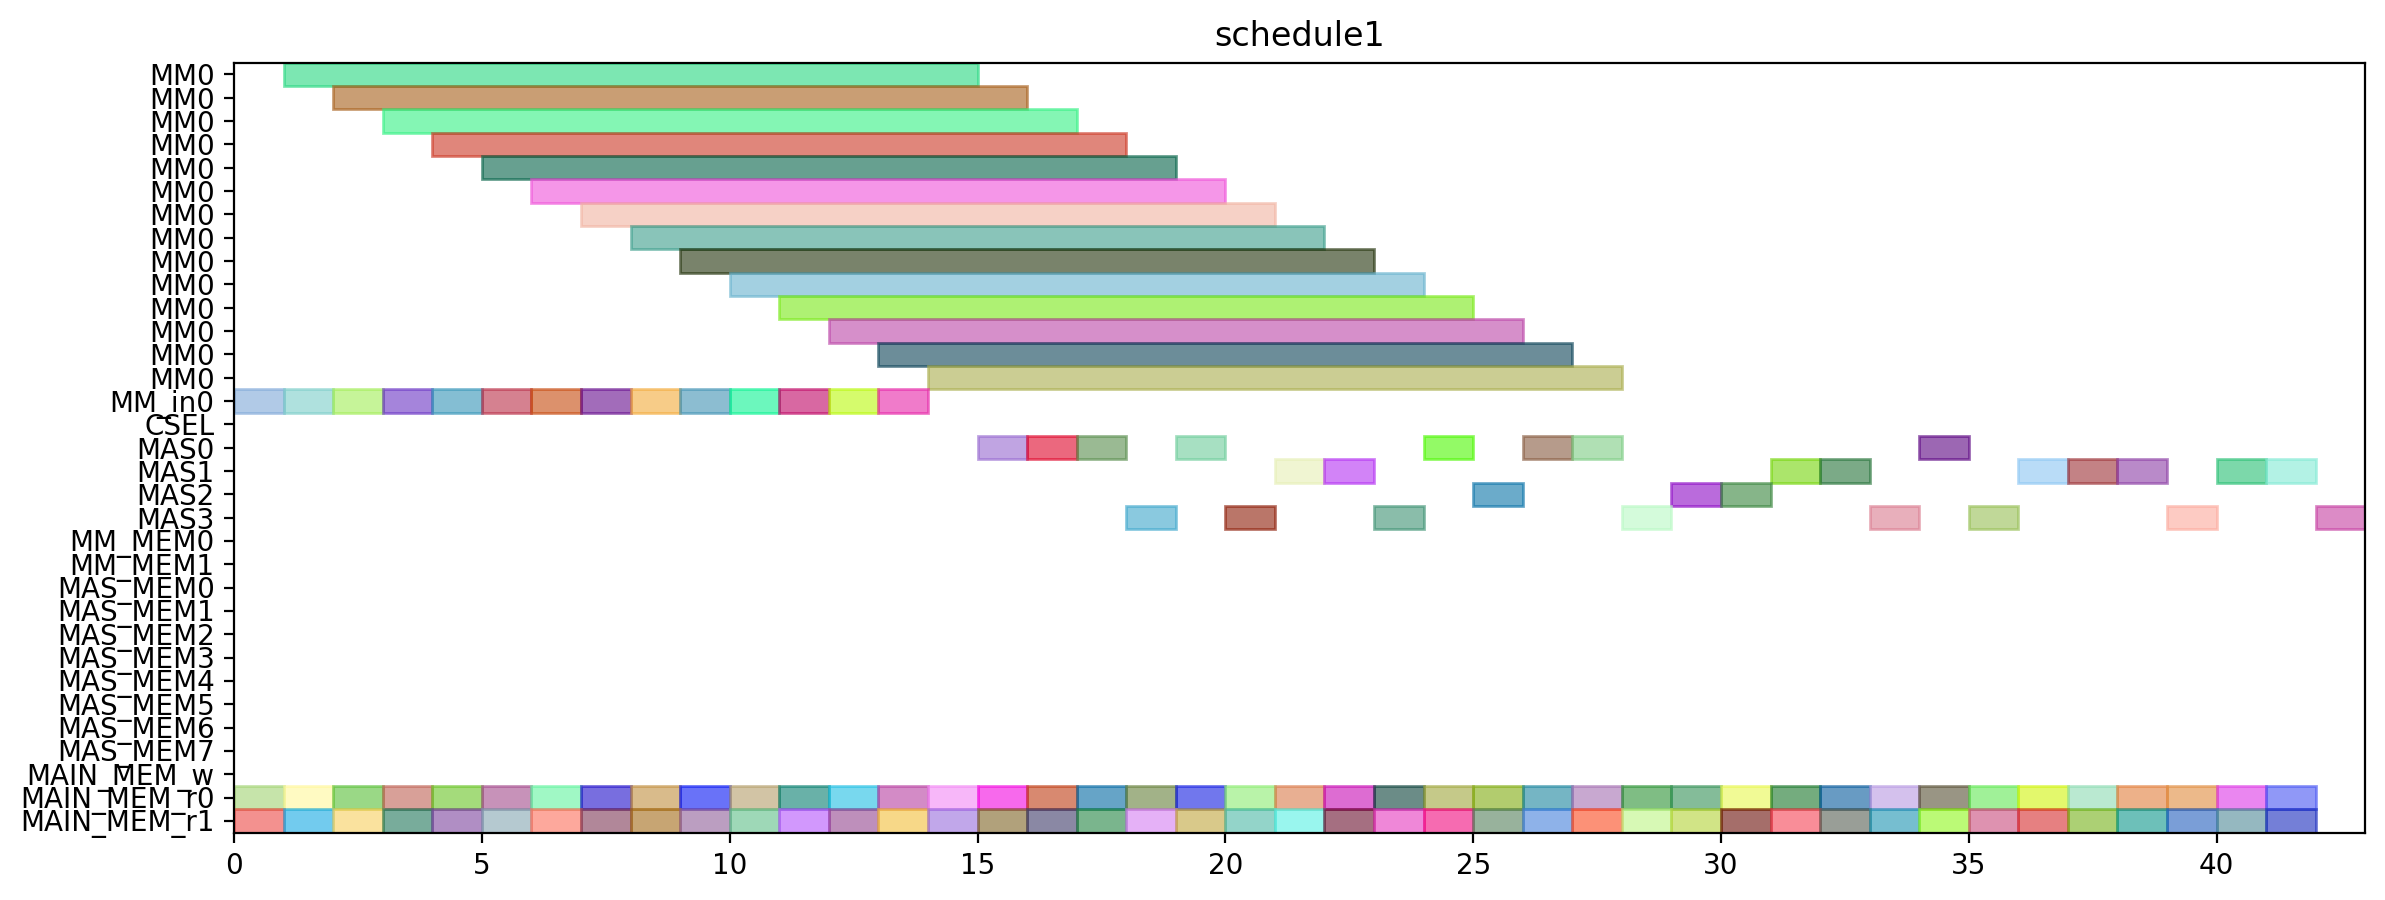

Reproduce this figure in Python.
from pyschedule import Scenario, solvers, plotters, alt


def solve():
	horizon = 151
	S = Scenario("schedule1", horizon=horizon)

	# resource
	MM = S.Resources('MM', num=1, size=14)
	MM_in = S.Resources('MM_in', num=1)
	CSEL = S.Resource('CSEL')
	MAS = S.Resources('MAS', num=4, size=1, periods=range(1, horizon))
	MM_MEM = S.Resources('MM_MEM', num=2)
	MAS_MEM = S.Resources('MAS_MEM', num=8)
	MAIN_MEM_w = S.Resource('MAIN_MEM_w', size=1)
	MAIN_MEM_r = S.Resources('MAIN_MEM_r', num=2)

	# result of previous scheduling
	t4_t8_t1_in = S.Task('t4_t8_t1_in', length=1, delay_cost=1)
	S += t4_t8_t1_in >= 0
	t4_t8_t1_in += MM_in[0]

	t4_t8_t1_mem0 = S.Task('t4_t8_t1_mem0', length=1, delay_cost=1)
	S += t4_t8_t1_mem0 >= 0
	t4_t8_t1_mem0 += MAIN_MEM_r[0]

	t4_t8_t1_mem1 = S.Task('t4_t8_t1_mem1', length=1, delay_cost=1)
	S += t4_t8_t1_mem1 >= 0
	t4_t8_t1_mem1 += MAIN_MEM_r[1]

	t4_t0_t1_in = S.Task('t4_t0_t1_in', length=1, delay_cost=1)
	S += t4_t0_t1_in >= 1
	t4_t0_t1_in += MM_in[0]

	t4_t0_t1_mem0 = S.Task('t4_t0_t1_mem0', length=1, delay_cost=1)
	S += t4_t0_t1_mem0 >= 1
	t4_t0_t1_mem0 += MAIN_MEM_r[0]

	t4_t0_t1_mem1 = S.Task('t4_t0_t1_mem1', length=1, delay_cost=1)
	S += t4_t0_t1_mem1 >= 1
	t4_t0_t1_mem1 += MAIN_MEM_r[1]

	t4_t8_t1 = S.Task('t4_t8_t1', length=14, delay_cost=1)
	S += t4_t8_t1 >= 1
	t4_t8_t1 += MM[0]

	t2_t0_in = S.Task('t2_t0_in', length=1, delay_cost=1)
	S += t2_t0_in >= 2
	t2_t0_in += MM_in[0]

	t2_t0_mem0 = S.Task('t2_t0_mem0', length=1, delay_cost=1)
	S += t2_t0_mem0 >= 2
	t2_t0_mem0 += MAIN_MEM_r[0]

	t2_t0_mem1 = S.Task('t2_t0_mem1', length=1, delay_cost=1)
	S += t2_t0_mem1 >= 2
	t2_t0_mem1 += MAIN_MEM_r[1]

	t4_t0_t1 = S.Task('t4_t0_t1', length=14, delay_cost=1)
	S += t4_t0_t1 >= 2
	t4_t0_t1 += MM[0]

	t2_t0 = S.Task('t2_t0', length=14, delay_cost=1)
	S += t2_t0 >= 3
	t2_t0 += MM[0]

	t4_t0_t0_in = S.Task('t4_t0_t0_in', length=1, delay_cost=1)
	S += t4_t0_t0_in >= 3
	t4_t0_t0_in += MM_in[0]

	t4_t0_t0_mem0 = S.Task('t4_t0_t0_mem0', length=1, delay_cost=1)
	S += t4_t0_t0_mem0 >= 3
	t4_t0_t0_mem0 += MAIN_MEM_r[0]

	t4_t0_t0_mem1 = S.Task('t4_t0_t0_mem1', length=1, delay_cost=1)
	S += t4_t0_t0_mem1 >= 3
	t4_t0_t0_mem1 += MAIN_MEM_r[1]

	t4_t0_t0 = S.Task('t4_t0_t0', length=14, delay_cost=1)
	S += t4_t0_t0 >= 4
	t4_t0_t0 += MM[0]

	t4_t1_t1_in = S.Task('t4_t1_t1_in', length=1, delay_cost=1)
	S += t4_t1_t1_in >= 4
	t4_t1_t1_in += MM_in[0]

	t4_t1_t1_mem0 = S.Task('t4_t1_t1_mem0', length=1, delay_cost=1)
	S += t4_t1_t1_mem0 >= 4
	t4_t1_t1_mem0 += MAIN_MEM_r[0]

	t4_t1_t1_mem1 = S.Task('t4_t1_t1_mem1', length=1, delay_cost=1)
	S += t4_t1_t1_mem1 >= 4
	t4_t1_t1_mem1 += MAIN_MEM_r[1]

	t4_t1_t0_in = S.Task('t4_t1_t0_in', length=1, delay_cost=1)
	S += t4_t1_t0_in >= 5
	t4_t1_t0_in += MM_in[0]

	t4_t1_t0_mem0 = S.Task('t4_t1_t0_mem0', length=1, delay_cost=1)
	S += t4_t1_t0_mem0 >= 5
	t4_t1_t0_mem0 += MAIN_MEM_r[0]

	t4_t1_t0_mem1 = S.Task('t4_t1_t0_mem1', length=1, delay_cost=1)
	S += t4_t1_t0_mem1 >= 5
	t4_t1_t0_mem1 += MAIN_MEM_r[1]

	t4_t1_t1 = S.Task('t4_t1_t1', length=14, delay_cost=1)
	S += t4_t1_t1 >= 5
	t4_t1_t1 += MM[0]

	t1_t0_in = S.Task('t1_t0_in', length=1, delay_cost=1)
	S += t1_t0_in >= 6
	t1_t0_in += MM_in[0]

	t1_t0_mem0 = S.Task('t1_t0_mem0', length=1, delay_cost=1)
	S += t1_t0_mem0 >= 6
	t1_t0_mem0 += MAIN_MEM_r[0]

	t1_t0_mem1 = S.Task('t1_t0_mem1', length=1, delay_cost=1)
	S += t1_t0_mem1 >= 6
	t1_t0_mem1 += MAIN_MEM_r[1]

	t4_t1_t0 = S.Task('t4_t1_t0', length=14, delay_cost=1)
	S += t4_t1_t0 >= 6
	t4_t1_t0 += MM[0]

	t1_t0 = S.Task('t1_t0', length=14, delay_cost=1)
	S += t1_t0 >= 7
	t1_t0 += MM[0]

	t4_t2_t0_in = S.Task('t4_t2_t0_in', length=1, delay_cost=1)
	S += t4_t2_t0_in >= 7
	t4_t2_t0_in += MM_in[0]

	t4_t2_t0_mem0 = S.Task('t4_t2_t0_mem0', length=1, delay_cost=1)
	S += t4_t2_t0_mem0 >= 7
	t4_t2_t0_mem0 += MAIN_MEM_r[0]

	t4_t2_t0_mem1 = S.Task('t4_t2_t0_mem1', length=1, delay_cost=1)
	S += t4_t2_t0_mem1 >= 7
	t4_t2_t0_mem1 += MAIN_MEM_r[1]

	t0_t1_in = S.Task('t0_t1_in', length=1, delay_cost=1)
	S += t0_t1_in >= 8
	t0_t1_in += MM_in[0]

	t0_t1_mem0 = S.Task('t0_t1_mem0', length=1, delay_cost=1)
	S += t0_t1_mem0 >= 8
	t0_t1_mem0 += MAIN_MEM_r[0]

	t0_t1_mem1 = S.Task('t0_t1_mem1', length=1, delay_cost=1)
	S += t0_t1_mem1 >= 8
	t0_t1_mem1 += MAIN_MEM_r[1]

	t4_t2_t0 = S.Task('t4_t2_t0', length=14, delay_cost=1)
	S += t4_t2_t0 >= 8
	t4_t2_t0 += MM[0]

	t0_t1 = S.Task('t0_t1', length=14, delay_cost=1)
	S += t0_t1 >= 9
	t0_t1 += MM[0]

	t4_t8_t0_in = S.Task('t4_t8_t0_in', length=1, delay_cost=1)
	S += t4_t8_t0_in >= 9
	t4_t8_t0_in += MM_in[0]

	t4_t8_t0_mem0 = S.Task('t4_t8_t0_mem0', length=1, delay_cost=1)
	S += t4_t8_t0_mem0 >= 9
	t4_t8_t0_mem0 += MAIN_MEM_r[0]

	t4_t8_t0_mem1 = S.Task('t4_t8_t0_mem1', length=1, delay_cost=1)
	S += t4_t8_t0_mem1 >= 9
	t4_t8_t0_mem1 += MAIN_MEM_r[1]

	t4_t2_t1_in = S.Task('t4_t2_t1_in', length=1, delay_cost=1)
	S += t4_t2_t1_in >= 10
	t4_t2_t1_in += MM_in[0]

	t4_t2_t1_mem0 = S.Task('t4_t2_t1_mem0', length=1, delay_cost=1)
	S += t4_t2_t1_mem0 >= 10
	t4_t2_t1_mem0 += MAIN_MEM_r[0]

	t4_t2_t1_mem1 = S.Task('t4_t2_t1_mem1', length=1, delay_cost=1)
	S += t4_t2_t1_mem1 >= 10
	t4_t2_t1_mem1 += MAIN_MEM_r[1]

	t4_t8_t0 = S.Task('t4_t8_t0', length=14, delay_cost=1)
	S += t4_t8_t0 >= 10
	t4_t8_t0 += MM[0]

	t2_t1_in = S.Task('t2_t1_in', length=1, delay_cost=1)
	S += t2_t1_in >= 11
	t2_t1_in += MM_in[0]

	t2_t1_mem0 = S.Task('t2_t1_mem0', length=1, delay_cost=1)
	S += t2_t1_mem0 >= 11
	t2_t1_mem0 += MAIN_MEM_r[0]

	t2_t1_mem1 = S.Task('t2_t1_mem1', length=1, delay_cost=1)
	S += t2_t1_mem1 >= 11
	t2_t1_mem1 += MAIN_MEM_r[1]

	t4_t2_t1 = S.Task('t4_t2_t1', length=14, delay_cost=1)
	S += t4_t2_t1 >= 11
	t4_t2_t1 += MM[0]

	t1_t1_in = S.Task('t1_t1_in', length=1, delay_cost=1)
	S += t1_t1_in >= 12
	t1_t1_in += MM_in[0]

	t1_t1_mem0 = S.Task('t1_t1_mem0', length=1, delay_cost=1)
	S += t1_t1_mem0 >= 12
	t1_t1_mem0 += MAIN_MEM_r[0]

	t1_t1_mem1 = S.Task('t1_t1_mem1', length=1, delay_cost=1)
	S += t1_t1_mem1 >= 12
	t1_t1_mem1 += MAIN_MEM_r[1]

	t2_t1 = S.Task('t2_t1', length=14, delay_cost=1)
	S += t2_t1 >= 12
	t2_t1 += MM[0]

	t0_t0_in = S.Task('t0_t0_in', length=1, delay_cost=1)
	S += t0_t0_in >= 13
	t0_t0_in += MM_in[0]

	t0_t0_mem0 = S.Task('t0_t0_mem0', length=1, delay_cost=1)
	S += t0_t0_mem0 >= 13
	t0_t0_mem0 += MAIN_MEM_r[0]

	t0_t0_mem1 = S.Task('t0_t0_mem1', length=1, delay_cost=1)
	S += t0_t0_mem1 >= 13
	t0_t0_mem1 += MAIN_MEM_r[1]

	t1_t1 = S.Task('t1_t1', length=14, delay_cost=1)
	S += t1_t1 >= 13
	t1_t1 += MM[0]

	t0_t0 = S.Task('t0_t0', length=14, delay_cost=1)
	S += t0_t0 >= 14
	t0_t0 += MM[0]

	t2_t3_mem0 = S.Task('t2_t3_mem0', length=1, delay_cost=1)
	S += t2_t3_mem0 >= 14
	t2_t3_mem0 += MAIN_MEM_r[0]

	t2_t3_mem1 = S.Task('t2_t3_mem1', length=1, delay_cost=1)
	S += t2_t3_mem1 >= 14
	t2_t3_mem1 += MAIN_MEM_r[1]

	t1_t2_mem0 = S.Task('t1_t2_mem0', length=1, delay_cost=1)
	S += t1_t2_mem0 >= 15
	t1_t2_mem0 += MAIN_MEM_r[0]

	t1_t2_mem1 = S.Task('t1_t2_mem1', length=1, delay_cost=1)
	S += t1_t2_mem1 >= 15
	t1_t2_mem1 += MAIN_MEM_r[1]

	t2_t3 = S.Task('t2_t3', length=1, delay_cost=1)
	S += t2_t3 >= 15
	t2_t3 += MAS[0]

	t1_t2 = S.Task('t1_t2', length=1, delay_cost=1)
	S += t1_t2 >= 16
	t1_t2 += MAS[0]

	t4_t0_t3_mem0 = S.Task('t4_t0_t3_mem0', length=1, delay_cost=1)
	S += t4_t0_t3_mem0 >= 16
	t4_t0_t3_mem0 += MAIN_MEM_r[0]

	t4_t0_t3_mem1 = S.Task('t4_t0_t3_mem1', length=1, delay_cost=1)
	S += t4_t0_t3_mem1 >= 16
	t4_t0_t3_mem1 += MAIN_MEM_r[1]

	t0_t3_mem0 = S.Task('t0_t3_mem0', length=1, delay_cost=1)
	S += t0_t3_mem0 >= 17
	t0_t3_mem0 += MAIN_MEM_r[0]

	t0_t3_mem1 = S.Task('t0_t3_mem1', length=1, delay_cost=1)
	S += t0_t3_mem1 >= 17
	t0_t3_mem1 += MAIN_MEM_r[1]

	t4_t0_t3 = S.Task('t4_t0_t3', length=1, delay_cost=1)
	S += t4_t0_t3 >= 17
	t4_t0_t3 += MAS[0]

	t0_t3 = S.Task('t0_t3', length=1, delay_cost=1)
	S += t0_t3 >= 18
	t0_t3 += MAS[3]

	t4_t0_t2_mem0 = S.Task('t4_t0_t2_mem0', length=1, delay_cost=1)
	S += t4_t0_t2_mem0 >= 18
	t4_t0_t2_mem0 += MAIN_MEM_r[0]

	t4_t0_t2_mem1 = S.Task('t4_t0_t2_mem1', length=1, delay_cost=1)
	S += t4_t0_t2_mem1 >= 18
	t4_t0_t2_mem1 += MAIN_MEM_r[1]

	t2_t2_mem0 = S.Task('t2_t2_mem0', length=1, delay_cost=1)
	S += t2_t2_mem0 >= 19
	t2_t2_mem0 += MAIN_MEM_r[0]

	t2_t2_mem1 = S.Task('t2_t2_mem1', length=1, delay_cost=1)
	S += t2_t2_mem1 >= 19
	t2_t2_mem1 += MAIN_MEM_r[1]

	t4_t0_t2 = S.Task('t4_t0_t2', length=1, delay_cost=1)
	S += t4_t0_t2 >= 19
	t4_t0_t2 += MAS[0]

	t2_t2 = S.Task('t2_t2', length=1, delay_cost=1)
	S += t2_t2 >= 20
	t2_t2 += MAS[3]

	t4_t51_mem0 = S.Task('t4_t51_mem0', length=1, delay_cost=1)
	S += t4_t51_mem0 >= 20
	t4_t51_mem0 += MAIN_MEM_r[0]

	t4_t51_mem1 = S.Task('t4_t51_mem1', length=1, delay_cost=1)
	S += t4_t51_mem1 >= 20
	t4_t51_mem1 += MAIN_MEM_r[1]

	t0_t2_mem0 = S.Task('t0_t2_mem0', length=1, delay_cost=1)
	S += t0_t2_mem0 >= 21
	t0_t2_mem0 += MAIN_MEM_r[0]

	t0_t2_mem1 = S.Task('t0_t2_mem1', length=1, delay_cost=1)
	S += t0_t2_mem1 >= 21
	t0_t2_mem1 += MAIN_MEM_r[1]

	t4_t51 = S.Task('t4_t51', length=1, delay_cost=1)
	S += t4_t51 >= 21
	t4_t51 += MAS[1]

	t0_t2 = S.Task('t0_t2', length=1, delay_cost=1)
	S += t0_t2 >= 22
	t0_t2 += MAS[1]

	t4_t50_mem0 = S.Task('t4_t50_mem0', length=1, delay_cost=1)
	S += t4_t50_mem0 >= 22
	t4_t50_mem0 += MAIN_MEM_r[0]

	t4_t50_mem1 = S.Task('t4_t50_mem1', length=1, delay_cost=1)
	S += t4_t50_mem1 >= 22
	t4_t50_mem1 += MAIN_MEM_r[1]

	t4_t41_mem0 = S.Task('t4_t41_mem0', length=1, delay_cost=1)
	S += t4_t41_mem0 >= 23
	t4_t41_mem0 += MAIN_MEM_r[0]

	t4_t41_mem1 = S.Task('t4_t41_mem1', length=1, delay_cost=1)
	S += t4_t41_mem1 >= 23
	t4_t41_mem1 += MAIN_MEM_r[1]

	t4_t50 = S.Task('t4_t50', length=1, delay_cost=1)
	S += t4_t50 >= 23
	t4_t50 += MAS[3]

	t1_t3_mem0 = S.Task('t1_t3_mem0', length=1, delay_cost=1)
	S += t1_t3_mem0 >= 24
	t1_t3_mem0 += MAIN_MEM_r[0]

	t1_t3_mem1 = S.Task('t1_t3_mem1', length=1, delay_cost=1)
	S += t1_t3_mem1 >= 24
	t1_t3_mem1 += MAIN_MEM_r[1]

	t4_t41 = S.Task('t4_t41', length=1, delay_cost=1)
	S += t4_t41 >= 24
	t4_t41 += MAS[0]

	t1_t3 = S.Task('t1_t3', length=1, delay_cost=1)
	S += t1_t3 >= 25
	t1_t3 += MAS[2]

	t4_t40_mem0 = S.Task('t4_t40_mem0', length=1, delay_cost=1)
	S += t4_t40_mem0 >= 25
	t4_t40_mem0 += MAIN_MEM_r[0]

	t4_t40_mem1 = S.Task('t4_t40_mem1', length=1, delay_cost=1)
	S += t4_t40_mem1 >= 25
	t4_t40_mem1 += MAIN_MEM_r[1]

	t4_t2_t3_mem0 = S.Task('t4_t2_t3_mem0', length=1, delay_cost=1)
	S += t4_t2_t3_mem0 >= 26
	t4_t2_t3_mem0 += MAIN_MEM_r[0]

	t4_t2_t3_mem1 = S.Task('t4_t2_t3_mem1', length=1, delay_cost=1)
	S += t4_t2_t3_mem1 >= 26
	t4_t2_t3_mem1 += MAIN_MEM_r[1]

	t4_t40 = S.Task('t4_t40', length=1, delay_cost=1)
	S += t4_t40 >= 26
	t4_t40 += MAS[0]

	t4_t2_t2_mem0 = S.Task('t4_t2_t2_mem0', length=1, delay_cost=1)
	S += t4_t2_t2_mem0 >= 27
	t4_t2_t2_mem0 += MAIN_MEM_r[0]

	t4_t2_t2_mem1 = S.Task('t4_t2_t2_mem1', length=1, delay_cost=1)
	S += t4_t2_t2_mem1 >= 27
	t4_t2_t2_mem1 += MAIN_MEM_r[1]

	t4_t2_t3 = S.Task('t4_t2_t3', length=1, delay_cost=1)
	S += t4_t2_t3 >= 27
	t4_t2_t3 += MAS[0]

	t4_t1_t3_mem0 = S.Task('t4_t1_t3_mem0', length=1, delay_cost=1)
	S += t4_t1_t3_mem0 >= 28
	t4_t1_t3_mem0 += MAIN_MEM_r[0]

	t4_t1_t3_mem1 = S.Task('t4_t1_t3_mem1', length=1, delay_cost=1)
	S += t4_t1_t3_mem1 >= 28
	t4_t1_t3_mem1 += MAIN_MEM_r[1]

	t4_t2_t2 = S.Task('t4_t2_t2', length=1, delay_cost=1)
	S += t4_t2_t2 >= 28
	t4_t2_t2 += MAS[3]

	t4_t1_t2_mem0 = S.Task('t4_t1_t2_mem0', length=1, delay_cost=1)
	S += t4_t1_t2_mem0 >= 29
	t4_t1_t2_mem0 += MAIN_MEM_r[0]

	t4_t1_t2_mem1 = S.Task('t4_t1_t2_mem1', length=1, delay_cost=1)
	S += t4_t1_t2_mem1 >= 29
	t4_t1_t2_mem1 += MAIN_MEM_r[1]

	t4_t1_t3 = S.Task('t4_t1_t3', length=1, delay_cost=1)
	S += t4_t1_t3 >= 29
	t4_t1_t3 += MAS[2]

	t4_t1_t2 = S.Task('t4_t1_t2', length=1, delay_cost=1)
	S += t4_t1_t2 >= 30
	t4_t1_t2 += MAS[2]


	# new tasks
	t4_t8_t2 = S.Task('t4_t8_t2', length=1, delay_cost=1)
	t4_t8_t2 += alt(MAS)
	t4_t8_t2_mem0 = S.Task('t4_t8_t2_mem0', length=1, delay_cost=1)
	t4_t8_t2_mem0 += MAIN_MEM_r[0]
	S += t4_t8_t2_mem0 <= t4_t8_t2

	t4_t8_t2_mem1 = S.Task('t4_t8_t2_mem1', length=1, delay_cost=1)
	t4_t8_t2_mem1 += MAIN_MEM_r[1]
	S += t4_t8_t2_mem1 <= t4_t8_t2

	t4_t8_t3 = S.Task('t4_t8_t3', length=1, delay_cost=1)
	t4_t8_t3 += alt(MAS)
	t4_t8_t3_mem0 = S.Task('t4_t8_t3_mem0', length=1, delay_cost=1)
	t4_t8_t3_mem0 += MAIN_MEM_r[0]
	S += t4_t8_t3_mem0 <= t4_t8_t3

	t4_t8_t3_mem1 = S.Task('t4_t8_t3_mem1', length=1, delay_cost=1)
	t4_t8_t3_mem1 += MAIN_MEM_r[1]
	S += t4_t8_t3_mem1 <= t4_t8_t3

	t70 = S.Task('t70', length=1, delay_cost=1)
	t70 += alt(MAS)
	t70_mem0 = S.Task('t70_mem0', length=1, delay_cost=1)
	t70_mem0 += MAIN_MEM_r[0]
	S += t70_mem0 <= t70

	t70_mem1 = S.Task('t70_mem1', length=1, delay_cost=1)
	t70_mem1 += MAIN_MEM_r[1]
	S += t70_mem1 <= t70

	t71 = S.Task('t71', length=1, delay_cost=1)
	t71 += alt(MAS)
	t71_mem0 = S.Task('t71_mem0', length=1, delay_cost=1)
	t71_mem0 += MAIN_MEM_r[0]
	S += t71_mem0 <= t71

	t71_mem1 = S.Task('t71_mem1', length=1, delay_cost=1)
	t71_mem1 += MAIN_MEM_r[1]
	S += t71_mem1 <= t71

	t80 = S.Task('t80', length=1, delay_cost=1)
	t80 += alt(MAS)
	t80_mem0 = S.Task('t80_mem0', length=1, delay_cost=1)
	t80_mem0 += MAIN_MEM_r[0]
	S += t80_mem0 <= t80

	t80_mem1 = S.Task('t80_mem1', length=1, delay_cost=1)
	t80_mem1 += MAIN_MEM_r[1]
	S += t80_mem1 <= t80

	t81 = S.Task('t81', length=1, delay_cost=1)
	t81 += alt(MAS)
	t81_mem0 = S.Task('t81_mem0', length=1, delay_cost=1)
	t81_mem0 += MAIN_MEM_r[0]
	S += t81_mem0 <= t81

	t81_mem1 = S.Task('t81_mem1', length=1, delay_cost=1)
	t81_mem1 += MAIN_MEM_r[1]
	S += t81_mem1 <= t81

	t90 = S.Task('t90', length=1, delay_cost=1)
	t90 += alt(MAS)
	t90_mem0 = S.Task('t90_mem0', length=1, delay_cost=1)
	t90_mem0 += MAIN_MEM_r[0]
	S += t90_mem0 <= t90

	t90_mem1 = S.Task('t90_mem1', length=1, delay_cost=1)
	t90_mem1 += MAIN_MEM_r[1]
	S += t90_mem1 <= t90

	t91 = S.Task('t91', length=1, delay_cost=1)
	t91 += alt(MAS)
	t91_mem0 = S.Task('t91_mem0', length=1, delay_cost=1)
	t91_mem0 += MAIN_MEM_r[0]
	S += t91_mem0 <= t91

	t91_mem1 = S.Task('t91_mem1', length=1, delay_cost=1)
	t91_mem1 += MAIN_MEM_r[1]
	S += t91_mem1 <= t91

	t100 = S.Task('t100', length=1, delay_cost=1)
	t100 += alt(MAS)
	t100_mem0 = S.Task('t100_mem0', length=1, delay_cost=1)
	t100_mem0 += MAIN_MEM_r[0]
	S += t100_mem0 <= t100

	t100_mem1 = S.Task('t100_mem1', length=1, delay_cost=1)
	t100_mem1 += MAIN_MEM_r[1]
	S += t100_mem1 <= t100

	t101 = S.Task('t101', length=1, delay_cost=1)
	t101 += alt(MAS)
	t101_mem0 = S.Task('t101_mem0', length=1, delay_cost=1)
	t101_mem0 += MAIN_MEM_r[0]
	S += t101_mem0 <= t101

	t101_mem1 = S.Task('t101_mem1', length=1, delay_cost=1)
	t101_mem1 += MAIN_MEM_r[1]
	S += t101_mem1 <= t101

	t5_t0_t2 = S.Task('t5_t0_t2', length=1, delay_cost=1)
	t5_t0_t2 += alt(MAS)
	t5_t0_t2_mem0 = S.Task('t5_t0_t2_mem0', length=1, delay_cost=1)
	t5_t0_t2_mem0 += MAIN_MEM_r[0]
	S += t5_t0_t2_mem0 <= t5_t0_t2

	t5_t0_t2_mem1 = S.Task('t5_t0_t2_mem1', length=1, delay_cost=1)
	t5_t0_t2_mem1 += MAIN_MEM_r[1]
	S += t5_t0_t2_mem1 <= t5_t0_t2

	t5_t8_t2 = S.Task('t5_t8_t2', length=1, delay_cost=1)
	t5_t8_t2 += alt(MAS)
	t5_t8_t2_mem0 = S.Task('t5_t8_t2_mem0', length=1, delay_cost=1)
	t5_t8_t2_mem0 += MAIN_MEM_r[0]
	S += t5_t8_t2_mem0 <= t5_t8_t2

	t5_t8_t2_mem1 = S.Task('t5_t8_t2_mem1', length=1, delay_cost=1)
	t5_t8_t2_mem1 += MAIN_MEM_r[1]
	S += t5_t8_t2_mem1 <= t5_t8_t2

	solvers.mip.solve(S,msg=1,kind='CPLEX',ratio_gap=1.01)

	solution = [['hoge']*len(S.solution()[1]) for i in range(len(S.solution()))]
	for i in range(len(S.solution())):
		for j in range(len(S.solution()[i])):
			solution[i][j]=str(S.solution()[i][j])
	print(solution)

	cycles = int(solution[-1][3])

	pic_file_name = "/home/mfukuda/ABE/multiRAM_multiMAS_16mux/scheduling_result/stage14MM1_stage1MAS4/SPARSE/schedule1.png"
	if(S.solution() != []):
		plotters.matplotlib.plot(S,img_filename=pic_file_name, show_task_labels=False, fig_size=(cycles*0.25+3, 5))

	return solution
